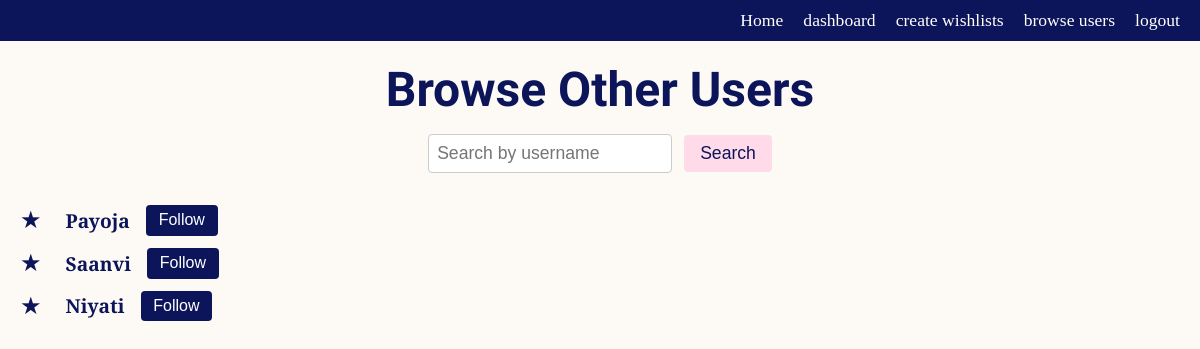
/browse_users (signed in), run on the app's committed database.
### models.py (models this page shows, shortened)
class User(db.Model, UserMixin):
    __tablename__ = 'user'
    id = db.Column(db.Integer, primary_key=True)
    username = db.Column(db.String(100), unique=True, nullable=False)
    email = db.Column(db.String(120), unique=True, nullable=False)
    password_hash = db.Column(db.String(200), nullable=False)
    wishlists = db.relationship('Wishlist', backref='user', lazy=True)
    followed = db.relationship(
        'User', secondary=followers,
        primaryjoin=(followers.c.follower_id == id),
        secondaryjoin=(followers.c.followed_id == id),
        backref=db.backref('followers', lazy='dynamic'), lazy='dynamic'
    )
    def is_following(self, user):
        return self.followed.filter(followers.c.followed_id == user.id).count() > 0

### app.py (the view)
@app.route('/browse_users', methods=['GET', 'POST'])
@login_required
def browse_users():
    query = request.form.get('search_query', '')
    if query:
        all_users = User.query.filter(
            User.username.contains(query),
            User.id != current_user.id
        ).all()
    else:
        all_users = User.query.filter(User.id != current_user.id).all()
    return render_template('browse_users.html', users=all_users, query=query)

### app.py (called while the page is built)
@login_manager.user_loader
def load_user(user_id):
    return User.query.get(int(user_id))

### templates/browse_users.html (shortened to what this page needs)
{% extends "base.html" %}
{% block content %}
<h1>Browse Other Users</h1>
<form method="POST" class="search-form">
  <input type="text" name="search_query" class="search-input"
         placeholder="Search by username" value="{{ query }}">
  <button type="submit" class="search-button">Search</button>
</form>
<ul class="user-list">
  {% for user in users %}
    <li class="user-item">
      <a href="{{ url_for('profile', username=user.username) }}" class="username-link">
        {{ user.username }}
      </a>
      {% if current_user.is_following(user) %}
        <form action="{{ url_for('unfollow_user', username=user.username) }}"
              method="POST" class="follow-form">
          <input type="hidden" name="csrf_token" value="{{ csrf_token() }}">
          <button type="submit" class="unfollow-button">Unfollow</button>
        </form>
      {% else %}
        <form action="{{ url_for('follow_user', username=user.username) }}"
              method="POST" class="follow-form">
          <button type="submit" class="follow-button">Follow</button>
        </form>
      {% endif %}
    </li>
  {% endfor %}
</ul>
{% endblock %}

### static/css/base.css (style rules this page uses)
* { margin: 0; padding: 0; box-sizing: border-box; }
body { background: #FDFAF6; font-family: 'Playfair Display', serif; color: #0C1559; min-height: 100vh; display: flex; flex-direction: column; }
h1 { font-family: 'Dawning of a New Day', cursive; font-weight: 700; font-size: 3rem; text-align: center; }
.search-form { display: flex; justify-content: center; align-items: center; gap: 0.75rem; margin: 1rem auto; }
.search-input { padding: 0.5rem; font-size: 1.1rem; border: 1px solid #ccc; border-radius: 4px; }
.search-button { background-color: #FFDBE9; border: none; padding: 0.5rem 1rem; cursor: pointer; font-size: 1.1rem; color: #0C1559; border-radius: 4px; }
.user-list { list-style: none; margin: 1rem auto; padding: 0; display: inline-block; text-align: left; }
.user-item { display: flex; align-items: center; gap: 1rem; margin-bottom: 0.75rem; font-size: 1.1rem; }
.user-item::before { content: "★"; color: #0C1559; margin-right: 0.5rem; font-size: 1.5rem; line-height: 1; }
.username-link { font-size: 1.2rem; font-weight: bold; color: #0C1559; text-decoration: none; }
.follow-form { display: inline-block; margin: 0; }
.follow-button, .unfollow-button { border: none; cursor: pointer; border-radius: 4px; font-size: 1rem; padding: 0.4rem 0.8rem; }
.follow-button { background-color: #0C1559; color: #fff; }

### data on the page
User: username "Payoja"
User: username "Saanvi"
User: username "Niyati"
